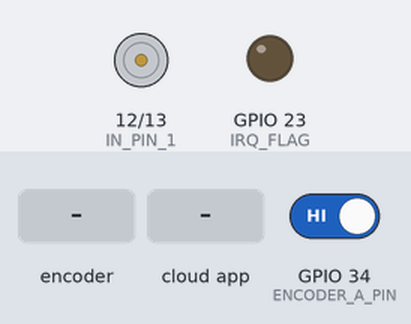
This sketch was run on a simulated ESP32. On the bench: motor-driver pin pairs drawn as motors (green arrow = first pin HIGH = forward, orange = second pin HIGH = backward, longer = more drive, scaled by the enable pin), output pins drawn as LEDs (lit = HIGH). Dashed ring = blinking. Inputs (shaded band) come from the test bench; at power-on: GPIO 34 (ENCODER_A_PIN) HIGH. The ROS host is connected and sends only what is stated.

Above: at 1.4 s.
1.5 s: rotary encoder on GPIO 34 (ENCODER_A_PIN) / GPIO 32 (ENCODER_B_PIN) turned 3 steps (first pin leading)
At 1.71 s:
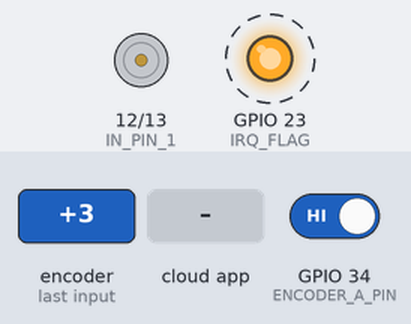
4.5 s: the phone or cloud app sets signal to -100
At 5.7 s:
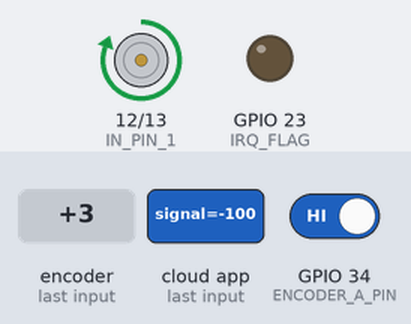
6.0 s: the phone or cloud app sets signal to 0
At 6.8 s:
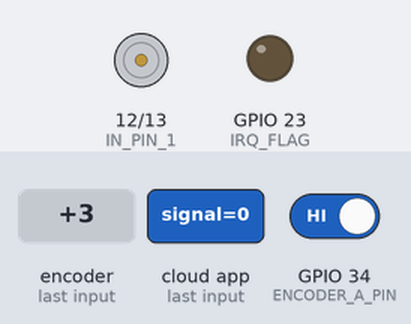
7.5 s: the phone or cloud app sets signal to 100
At 8.8 s:
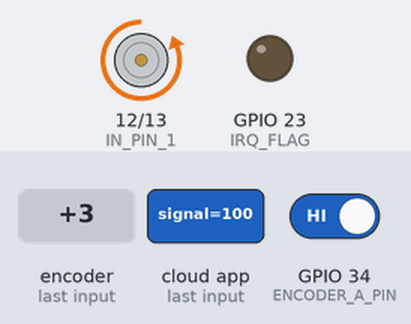
9.1 s: rotary encoder on GPIO 34 (ENCODER_A_PIN) / GPIO 32 (ENCODER_B_PIN) turned 1 step (first pin leading)
At 9.7 s:
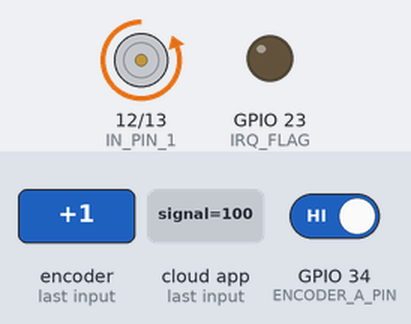
Timing chart, 0 to 11.8 s (numbered marks = the images above; inputs shaded):
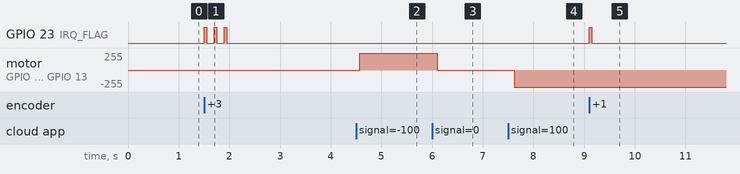

The sketch:

controlMicroRos.ino
```cpp
#include <micro_ros_arduino.h>

#include <stdio.h>
#include <rcl/rcl.h>
#include <rcl/error_handling.h>
#include <rclc/rclc.h>
#include <rclc/executor.h>

#include <std_msgs/msg/int32.h>
#include <std_msgs/msg/float32.h>

#define LED_PIN 10
#define IRQ_FLAG 23
#define IN_PIN_1 12
#define IN_PIN_2 13
#define EN_PIN 33
#define ENCODER_A_PIN 34
#define ENCODER_B_PIN 32

#define RCCHECK(fn) { rcl_ret_t temp_rc = fn; if((temp_rc != RCL_RET_OK)){error_loop();}}
#define RCSOFTCHECK(fn) { rcl_ret_t temp_rc = fn; if((temp_rc != RCL_RET_OK)){}}

rcl_node_t node;
rclc_support_t support;
rcl_allocator_t allocator;

// publisher
rcl_publisher_t publisher;
std_msgs__msg__Int32 msg_w;
rclc_executor_t executor_pub;
rcl_timer_t timer;

// publisher
rcl_publisher_t publisher_target;
std_msgs__msg__Int32 msg_w_target;
rclc_executor_t executor_pub_target;
rcl_timer_t timer_target;

// subscriber
rcl_subscription_t subscriber;
std_msgs__msg__Int32 msg_signal;
rclc_executor_t executor_sub;

const int ledChannel = 0;
float rpm_Target = 0;
float rpm_Current = 0;
float ww = 0;
float unit_Signal = 0;
int motor_Direction = 0;

const int frequency = 5000;
const int resolution = 8;

int encoderAState = 0;
int encoderBState = 0;

int current_Counter = 0;

double error;
double errores[3] = {0};
int currPwm = 0;
int prevPwm = 0;

void error_loop()
{
  while (1)
  {
    digitalWrite(LED_PIN, !digitalRead(LED_PIN));
    delay(100);
  }
}

void setVelocity(float target){

  int pwmSpeed;
  error = rpm_Target - rpm_Current;

  errores[1] = errores[0];
  errores[2] = errores[1];
  errores[0] = error;

  prevPwm = currPwm;

  double kp = 0.4;
  double ki = 0.5;
  double kd = 0.001;
  double a = (kp + kd/0.02) * errores[0];
  double b = (-kp + (ki*0.02) - (2*kd/0.02)) * errores[1];
  double c = (kd/0.02) * errores[2];

  pwmSpeed = (prevPwm + a + b + c);


  //pwmSpeed = prevPwm + error * kp;
  //prevPwm = currPwm;
  currPwm = pwmSpeed;

  int e_direction;
  if (error <= -4) {
    e_direction = !motor_Direction;
  } else if (error >= 4) {
    e_direction = motor_Direction;
  }

  ledcWrite(ledChannel, currPwm);
  digitalWrite(IN_PIN_1, e_direction == -1 ? HIGH : LOW);
  digitalWrite(IN_PIN_2, e_direction == 1 ? HIGH : LOW);
}

void timer_callback(rcl_timer_t *timer, int64_t last_call_time)
{
  RCLC_UNUSED(last_call_time);
  if (timer != NULL)
  {
    rpm_Current = (current_Counter * 600) / (2 * 374);
    msg_w.data = rpm_Current;
    RCSOFTCHECK(rcl_publish(&publisher, &msg_w, NULL));
    current_Counter = 0;
  }
}

void timer_callback_target(rcl_timer_t *timer_target, int64_t last_call_time)
{
  RCLC_UNUSED(last_call_time);
  if (timer_target != NULL)
  {
    msg_w_target.data = rpm_Target;
    RCSOFTCHECK(rcl_publish(&publisher_target, &msg_w_target, NULL));
  }
}

void subscription_callback(const void *msgin)
{
  const std_msgs__msg__Float32 *msg_signal = (const std_msgs__msg__Float32 *)msgin;
  unit_Signal = msg_signal->data;
  float map_w = unit_Signal * 340;
  if(map_w < 0){
    map_w *= -1;
    motor_Direction = -1;
    }
  else{ motor_Direction = 1;}

  rpm_Target = map_w;
}

void IRAM_ATTR isr() {
  digitalWrite(IRQ_FLAG, !digitalRead(IRQ_FLAG));
  current_Counter++;
}

void setup() {
  set_microros_transports();
  pinMode(IN_PIN_1, OUTPUT);
  pinMode(IN_PIN_2, OUTPUT);
  pinMode(IRQ_FLAG, OUTPUT);
  pinMode(ENCODER_A_PIN, INPUT);
  pinMode(ENCODER_B_PIN, INPUT);
  ledcSetup(ledChannel, frequency, resolution);
  ledcAttachPin(EN_PIN, ledChannel);
  delay(200);

  allocator = rcl_get_default_allocator();

  RCCHECK(rclc_support_init(&support, 0, NULL, &allocator));
  RCCHECK(rclc_node_init_default(&node, "control_node", "", &support));
  RCCHECK(rclc_subscription_init_default(&subscriber, &node, ROSIDL_GET_MSG_TYPE_SUPPORT(std_msgs, msg, Float32), "signal"));
  RCCHECK(rclc_publisher_init_default(&publisher, &node, ROSIDL_GET_MSG_TYPE_SUPPORT(std_msgs, msg, Int32), "w"));
  RCCHECK(rclc_publisher_init_default(&publisher_target, &node, ROSIDL_GET_MSG_TYPE_SUPPORT(std_msgs, msg, Int32), "w_target"));

  const unsigned int timer_timeout = 200;
  RCCHECK(rclc_timer_init_default(&timer, &support, RCL_MS_TO_NS(timer_timeout), timer_callback));
  RCCHECK(rclc_timer_init_default(&timer_target, &support, RCL_MS_TO_NS(timer_timeout), timer_callback_target));

  RCCHECK(rclc_executor_init(&executor_pub, &support.context, 2, &allocator));
  RCCHECK(rclc_executor_init(&executor_pub_target, &support.context, 2, &allocator));
  RCCHECK(rclc_executor_add_timer(&executor_pub, &timer));
  RCCHECK(rclc_executor_add_timer(&executor_pub_target, &timer_target));
  RCCHECK(rclc_executor_init(&executor_sub, &support.context, 1, &allocator));
  RCCHECK(rclc_executor_add_subscription(&executor_sub, &subscriber, &msg_signal, &subscription_callback, ON_NEW_DATA));

  attachInterrupt(digitalPinToInterrupt(ENCODER_A_PIN), isr, CHANGE);

  msg_w.data = 0;
  msg_w_target.data = 0;
}

void loop() {
  delay(50);
  setVelocity(rpm_Target);
  RCCHECK(rclc_executor_spin_some(&executor_pub_target, RCL_MS_TO_NS(100)));
  RCCHECK(rclc_executor_spin_some(&executor_pub, RCL_MS_TO_NS(100)));
  RCCHECK(rclc_executor_spin_some(&executor_sub, RCL_MS_TO_NS(100)));
}
```

Measured:
- after the input at 1.5 s, GPIO 23 (IRQ_FLAG): alternates HIGH for 0.05 s and LOW for 0.15 s, 6 changes in all, then stays LOW, starting at once
- after the input at 4.5 s, motor on GPIO 12 (IN_PIN_1) / GPIO 13 (IN_PIN_2): stopped → forward 255/255 after 0.08 s
- after the input at 6.0 s, motor on GPIO 12 (IN_PIN_1) / GPIO 13 (IN_PIN_2): forward 255/255 → stopped after 0.10 s
- after the input at 7.5 s, motor on GPIO 12 (IN_PIN_1) / GPIO 13 (IN_PIN_2): stopped → backward 255/255 after 0.12 s
- after the input at 9.1 s, GPIO 23 (IRQ_FLAG): LOW → HIGH at once, → LOW 0.05 s later
